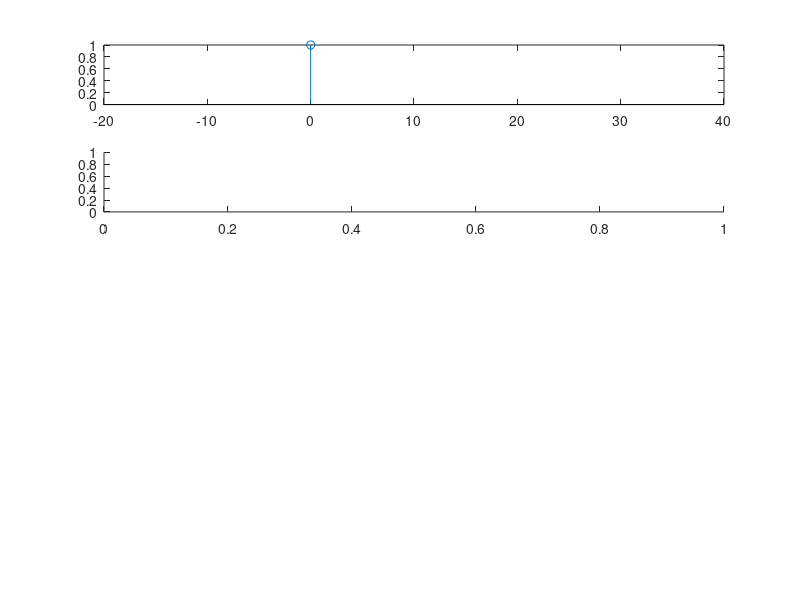

The MATLAB source for this figure: (Note: this script raises an error after producing the figure.)
%%%%%%%%%%%%%%%
% Unit Sample %
%%%%%%%%%%%%%%%
subplot(5,4,[1,4]);

x = 0;
stem(x, 1)
xlim([-20 40])

%%%%%%%%%%%%%
% Unit Step %
%%%%%%%%%%%%%
subplot(5,4,[5,8]);

x = -20:0.5:40;
y = heaviside(x);
y(y == 0.5) = 1;
stem(x, y)

%%%%%%%%%%%%%%%%%%%%%%%%%%%
% Real Exponential Signal %
%%%%%%%%%%%%%%%%%%%%%%%%%%%
subplot(5,4,[9,12]);

x = -20:.5:40;
y = 0.8.^x;
stem(x,y)

%%%%%%%%%%%%%%%%%%%%%%%%%%%%%%
% Complex Exponential Signal %
%%%%%%%%%%%%%%%%%%%%%%%%%%%%%%
x = -20:.5:40;
y = (0.9*exp(pi*1i/10)).^x;

% Real
subplot(5,4,13);
stem(x,real(y))

% Imaginary
subplot(5,4,14);
stem(x,imag(y))

% Magnitude
subplot(5,4,15);
stem(x,(abs(y)))

% Phase
subplot(5,4,16);
stem(x, angle(y))

%%%%%%%%%%%%%%%%%%%%%%%
% Sinusoidal Sequence %
%%%%%%%%%%%%%%%%%%%%%%%
subplot(5,4,[17,20]);

x = -20:40;
y = 2*cos(2*pi*0.3*x+pi/3);
stem(x, y)
